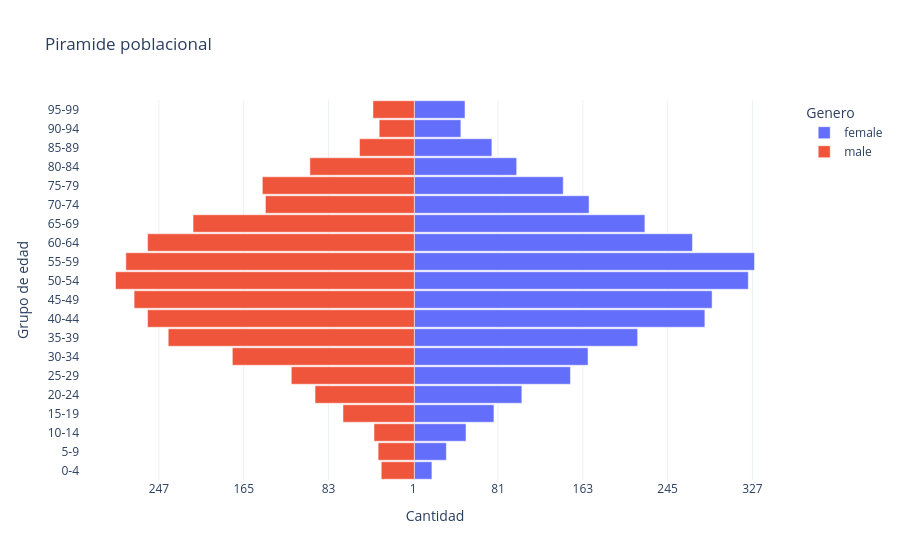

The notebook cell this image was saved under:
### Markdown cell above
### Edad por genero

Me parece medio raro los pibitos de entre 0 a 1 año tienen obesidad, hipertension y cancer. Re mala leche los bebes

### Code cell
bins = np.arange(0, 101, 5)
labels = [f"{bins[i]}-{bins[i+1]-1}" for i in range(len(bins) - 1)]

piramide = data[["Age", "Gender"]].copy()
piramide["Gender"] = piramide["Gender"].astype(str).str.strip().str.lower()
piramide = piramide[piramide["Gender"].isin(["male", "female"])]
piramide["Grupo_Edad"] = pd.cut(
    piramide["Age"],
    bins=bins,
    right=False,
    labels=labels,
    include_lowest=True
)

conteo_piramide = (
    piramide.groupby(["Grupo_Edad", "Gender"], as_index=False)
    .size()
    .rename(columns={"size": "Cantidad"})
)
conteo_piramide["Cantidad_Mostrada"] = np.where(
    conteo_piramide["Gender"] == "male",
    -conteo_piramide["Cantidad"],
    conteo_piramide["Cantidad"]
)

fig = px.bar(
    conteo_piramide,
    x="Cantidad_Mostrada",
    y="Grupo_Edad",
    color="Gender",
    orientation="h",
    category_orders={"Grupo_Edad": labels[::-1]},
    title="Piramide poblacional",
    labels={"Cantidad_Mostrada": "Cantidad", "Grupo_Edad": "Grupo de edad", "Gender": "Genero"},
    hover_data={"Cantidad": True, "Cantidad_Mostrada": False}
)

max_abs = int(conteo_piramide["Cantidad"].max())
tick_vals = np.arange(-max_abs, max_abs + 1, max(1, max_abs // 4))
fig.update_xaxes(tickvals=tick_vals, ticktext=[str(abs(v)) for v in tick_vals])
fig.update_layout(template="plotly_white", bargap=0.08)
fig.show()

display(data[data["Age"] == 0])

### Figure 1 — Plotly figure (JSON) as saved in the notebook; plotly's stock layout.template omitted (floating-point values rounded to 4 significant figures)
{"data": [{"customdata": [[17], [31], [50], [77], [104], [151], [168], [216], [281], [288], [323], [329], [269], [223], [169], [144], [99], [75], [45], [49]], "hovertemplate": "Genero=female<br>Grupo de edad=%{y}<extra></extra>", "legendgroup": "female", "marker": {"color": "#636efa", "pattern": {"shape": ""}}, "name": "female", "orientation": "h", "showlegend": true, "textposition": "auto", "type": "bar", "x": [17, 31, 50, 77, 104, 151, 168, 216, 281, 288, 323, 329, 269, 223, 169, 144, 99, 75, 45, 49], "xaxis": "x", "y": ["0-4", "5-9", "10-14", "15-19", "20-24", "25-29", "30-34", "35-39", "40-44", "45-49", "50-54", "55-59", "60-64", "65-69", "70-74", "75-79", "80-84", "85-89", "90-94", "95-99"], "yaxis": "y"}, {"customdata": [[32], [35], [39], [69], [96], [119], [176], [238], [258], [271], [289], [279], [258], [214], [144], [147], [101], [53], [34], [40]], "hovertemplate": "Genero=male<br>Grupo de edad=%{y}<extra></extra>", "legendgroup": "male", "marker": {"color": "#EF553B", "pattern": {"shape": ""}}, "name": "male", "orientation": "h", "showlegend": true, "textposition": "auto", "type": "bar", "x": [-32, -35, -39, -69, -96, -119, -176, -238, -258, -271, -289, -279, -258, -214, -144, -147, -101, -53, -34, -40], "xaxis": "x", "y": ["0-4", "5-9", "10-14", "15-19", "20-24", "25-29", "30-34", "35-39", "40-44", "45-49", "50-54", "55-59", "60-64", "65-69", "70-74", "75-79", "80-84", "85-89", "90-94", "95-99"], "yaxis": "y"}], "layout": {"bargap": 0.08, "barmode": "relative", "legend": {"title": {"text": "Genero"}, "tracegroupgap": 0}, "title": {"text": "Piramide poblacional"}, "xaxis": {"anchor": "y", "domain": [0, 1], "ticktext": ["329", "247", "165", "83", "1", "81", "163", "245", "327"], "tickvals": [-329, -247, -165, -83, -1, 81, 163, 245, 327], "title": {"text": "Cantidad"}}, "yaxis": {"anchor": "x", "categoryarray": ["0-4", "5-9", "10-14", "15-19", "20-24", "25-29", "30-34", "35-39", "40-44", "45-49", "50-54", "55-59", "60-64", "65-69", "70-74", "75-79", "80-84", "85-89", "90-94", "95-99"], "categoryorder": "array", "domain": [0, 1], "title": {"text": "Grupo de edad"}}}}
